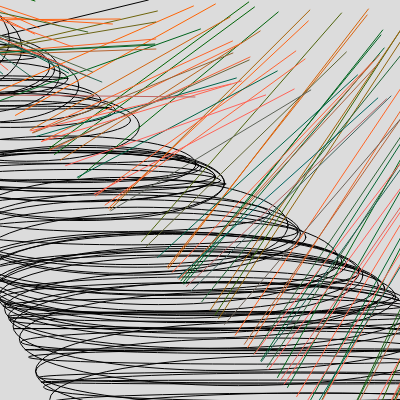
Frame 1 (no input)
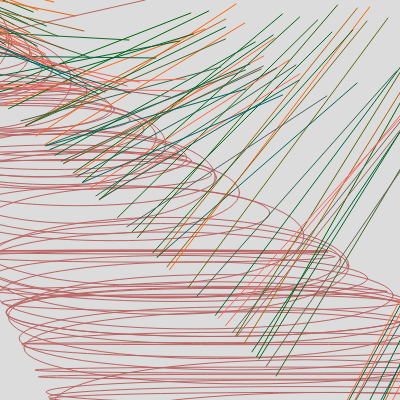
Frame 2 (the mouse pressed at the canvas centre, redrawn once)

The p5.js sketch that drew these frames (run headless with seeded random() and noise() and a simulated clock; the mouse was pressed at the canvas centre and the sketch redrawn once):

// p5.js sketch
// ── sketch.js
function setup() {
  createCanvas(400, 400);
}

function draw() {
  background(220);
  
for (let i = 0; i < 100; i++) {
  let r = random(-200, 400);
  ellipse(r, r +100, 200 + r, i);
  noLoop();
  noFill();
}
  
    
for (let i = 0; i < 100; i++) {
  let r = random(-200, 400);
  line(r, r +100, 200 + r, i);
  stroke(r,100,i);
  noLoop();
  noFill();
}
  }
